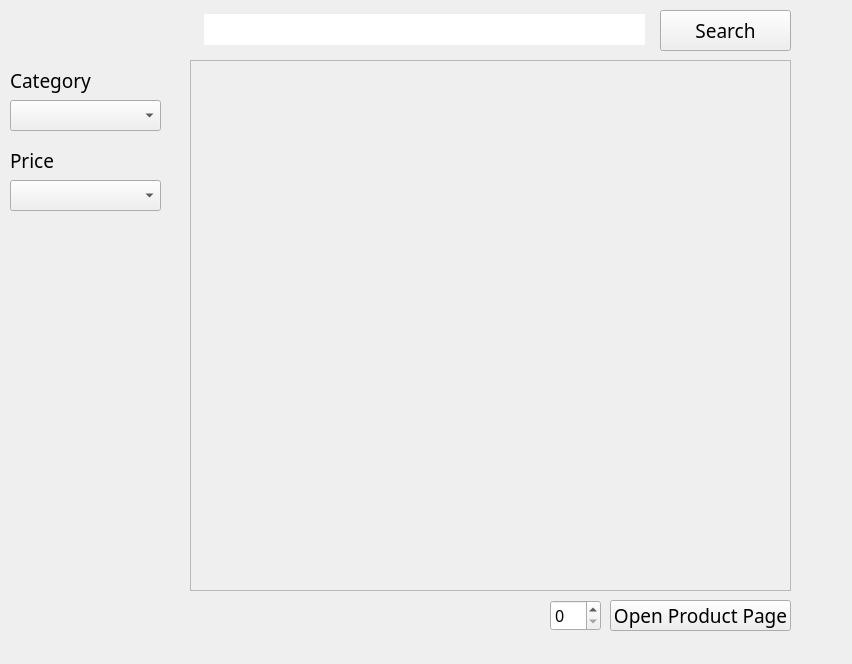
      <widget class="QWidget" name="SearchPage">
       <widget class="QLabel" name="Search_CategoryLabel">
        <property name="geometry">
         <rect>
          <x>10</x>
          <y>60</y>
          <width>141</width>
          <height>41</height>
         </rect>
        </property>
        <property name="font">
         <font>
          <family>Source Sans Pro</family>
          <pointsize>14</pointsize>
          <weight>50</weight>
          <bold>false</bold>
         </font>
        </property>
        <property name="text">
         <string>Category</string>
        </property>
       </widget>
       <widget class="QComboBox" name="Search_CategoryInput">
        <property name="geometry">
         <rect>
          <x>10</x>
          <y>100</y>
          <width>151</width>
          <height>31</height>
         </rect>
        </property>
        <property name="font">
         <font>
          <family>Source Sans Pro</family>
          <pointsize>12</pointsize>
         </font>
        </property>
       </widget>
       <widget class="QComboBox" name="Search_PriceInput">
        <property name="geometry">
         <rect>
          <x>10</x>
          <y>180</y>
          <width>151</width>
          <height>31</height>
         </rect>
        </property>
        <property name="font">
         <font>
          <family>Source Sans Pro</family>
          <pointsize>12</pointsize>
         </font>
        </property>
       </widget>
       <widget class="QLabel" name="Search_SearchResult">
        <property name="geometry">
         <rect>
          <x>190</x>
          <y>60</y>
          <width>601</width>
          <height>531</height>
         </rect>
        </property>
        <property name="frameShape">
         <enum>QFrame::StyledPanel</enum>
        </property>
        <property name="text">
         <string/>
        </property>
        <property name="alignment">
         <set>Qt::AlignLeading|Qt::AlignLeft|Qt::AlignTop</set>
        </property>
       </widget>
       <widget class="QSpinBox" name="Search_ProductIDInput">
        <property name="geometry">
         <rect>
          <x>550</x>
          <y>600</y>
          <width>51</width>
          <height>31</height>
         </rect>
        </property>
        <property name="font">
         <font>
          <family>Source Sans Pro</family>
          <pointsize>12</pointsize>
         </font>
        </property>
        <property name="maximum">
         <number>999</number>
        </property>
       </widget>
       <widget class="QLabel" name="Search_PriceLabel">
        <property name="geometry">
         <rect>
          <x>10</x>
          <y>140</y>
          <width>141</width>
          <height>41</height>
         </rect>
        </property>
        <property name="font">
         <font>
          <family>Source Sans Pro</family>
          <pointsize>14</pointsize>
          <weight>50</weight>
          <bold>false</bold>
         </font>
        </property>
        <property name="text">
         <string>Price</string>
        </property>
       </widget>
       <widget class="QLabel" name="Search_Background">
        <property name="geometry">
         <rect>
          <x>0</x>
          <y>0</y>
          <width>843</width>
          <height>655</height>
         </rect>
        </property>
        <property name="text">
         <string/>
        </property>
       </widget>
       <widget class="QLineEdit" name="Search_ProductInput">
        <property name="geometry">
         <rect>
          <x>204</x>
          <y>14</y>
          <width>441</width>
          <height>31</height>
         </rect>
        </property>
        <property name="font">
         <font>
          <family>Source Sans Pro</family>
          <pointsize>14</pointsize>
         </font>
        </property>
        <property name="frame">
         <bool>false</bool>
        </property>
       </widget>
       <widget class="QPushButton" name="Search_OpenProductPageButton">
        <property name="geometry">
         <rect>
          <x>610</x>
          <y>600</y>
          <width>181</width>
          <height>31</height>
         </rect>
        </property>
        <property name="font">
         <font>
          <family>Coolvetica Rg</family>
          <pointsize>14</pointsize>
         </font>
        </property>
        <property name="text">
         <string>Open Product Page</string>
        </property>
        <property name="flat">
         <bool>false</bool>
        </property>
       </widget>
       <widget class="QPushButton" name="Search_SearchButton">
        <property name="geometry">
         <rect>
          <x>660</x>
          <y>10</y>
          <width>131</width>
          <height>41</height>
         </rect>
        </property>
        <property name="font">
         <font>
          <family>Coolvetica Rg</family>
          <pointsize>14</pointsize>
         </font>
        </property>
        <property name="text">
         <string>Search</string>
        </property>
        <property name="flat">
         <bool>false</bool>
        </property>
       </widget>
       <zorder>Search_Background</zorder>
       <zorder>Search_CategoryLabel</zorder>
       <zorder>Search_CategoryInput</zorder>
       <zorder>Search_PriceInput</zorder>
       <zorder>Search_SearchResult</zorder>
       <zorder>Search_ProductIDInput</zorder>
       <zorder>Search_PriceLabel</zorder>
       <zorder>Search_ProductInput</zorder>
       <zorder>Search_OpenProductPageButton</zorder>
       <zorder>Search_SearchButton</zorder>
      </widget>
